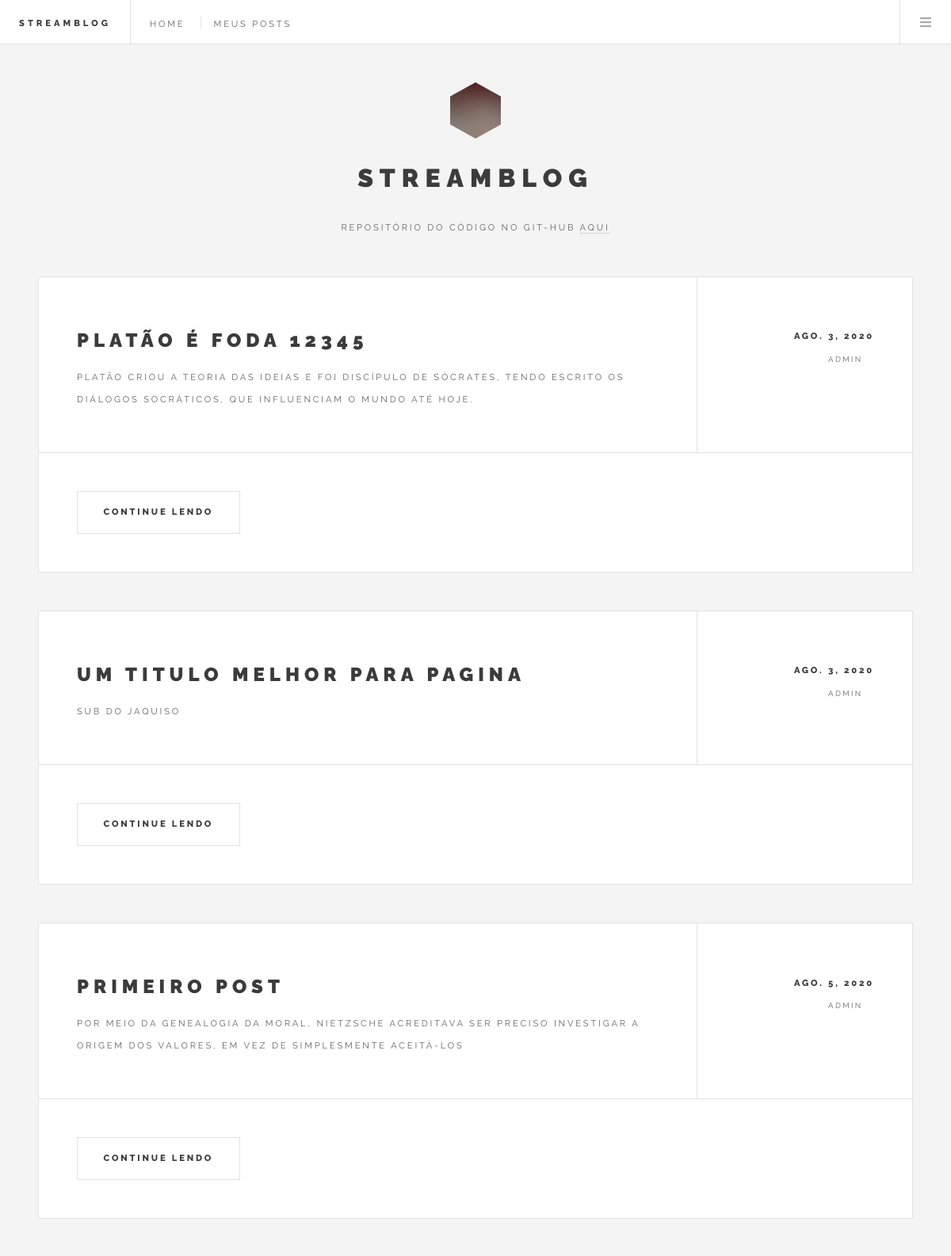
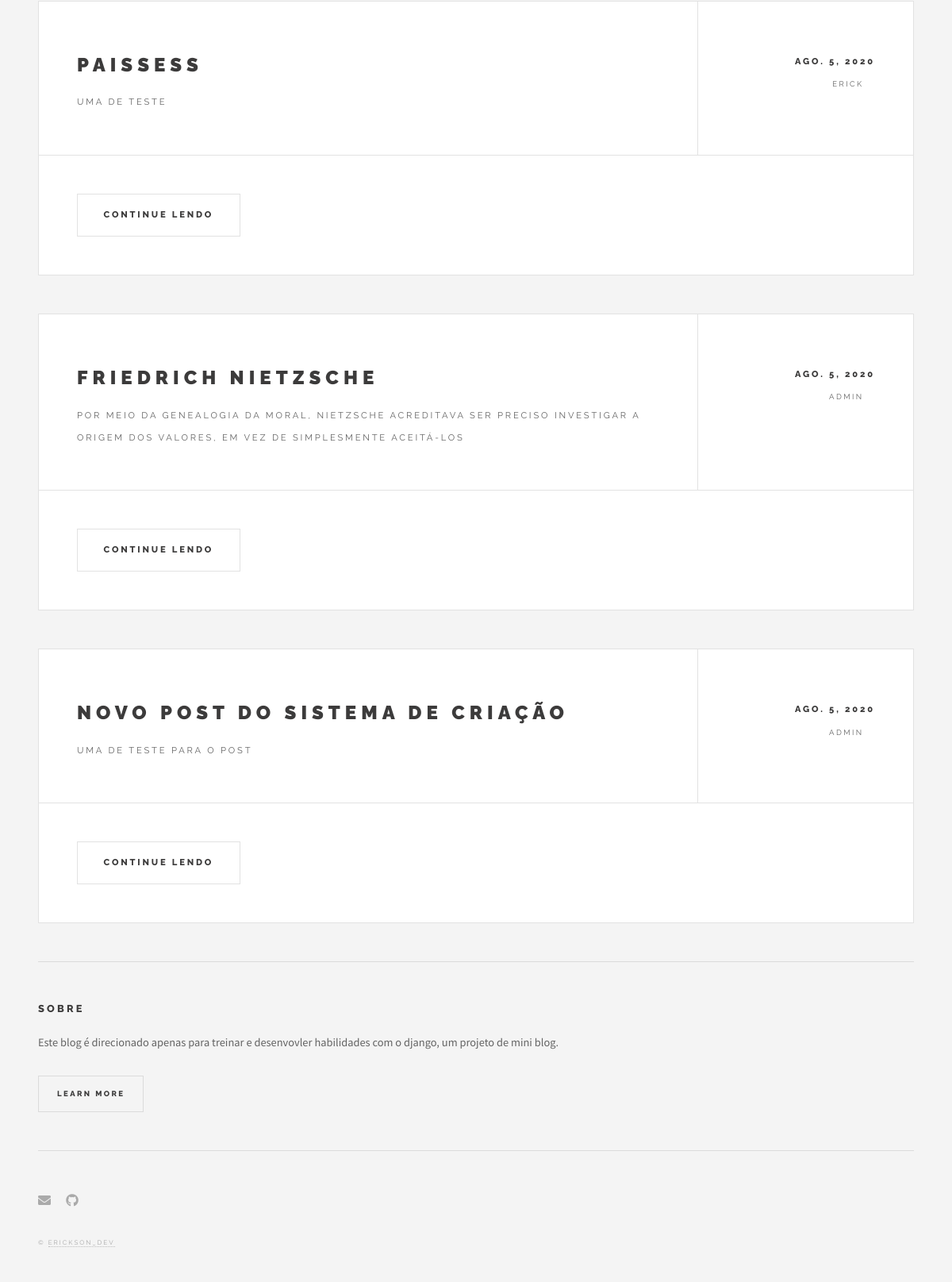
The app's page / (signed in) with its own data (2 pictures, top to bottom).
### website/models.py (models this page shows, shortened)
class Post(models.Model):
    title = models.CharField(max_length=60)
    sub_title = models.CharField(max_length=255)
    content = models.TextField()
    user = models.ForeignKey(User, on_delete=models.PROTECT)
    date_post = models.DateField(auto_now_add=True)

### website/views.py (the view)
# urls.py: path('', home, name='home'),
def home(request):
    posts = Post.objects.all()
    return render(request, 'blog/home.html', {'posts': posts})

### templates/blog/home.html (shortened to what this page needs)
{% extends 'layout.html' %}
{% load static %}
{% block content %}
<div id="main">
	{% for post in posts %}
		<article class="post">
			<header>
				<div class="title">
					<h2><a href="{% url 'single' post.id %}">{{ post.title }}</a></h2>
					<p>{{ post.sub_title }}</p>
				</div>
				<div class="meta">
					<time class="published" datetime="2015-11-01">{{ post.date_post }}</time>
					<a href="#" class="author">{{ post.user }}</a>
				</div>
			</header>
			<footer>
				<ul class="actions">
					<li><a href="{% url 'single' post.id %}" class="button large">Continue lendo</a></li>
				</ul>
			</footer>
		</article>
	{% endfor %}
</div>
{% endblock %}

### records on screen
Post: title "PLATÃO É FODA 12345", sub_title "PLATÃO CRIOU A TEORIA DAS IDEIAS E FOI DISCÍPULO DE SÓCRATES, TENDO ESCRITO OS DIÁLOGOS SOCRÁTICOS, QUE INFLUENCIAM O MUNDO ATÉ HOJE.", date_post "AGO. 3, 2020", user "ADMIN"
Post: title "UM TITULO MELHOR PARA PAGINA", sub_title "SUB DO JAQUISO", date_post "AGO. 3, 2020", user "ADMIN"
Post: title "PRIMEIRO POST", sub_title "POR MEIO DA GENEALOGIA DA MORAL, NIETZSCHE ACREDITAVA SER PRECISO INVESTIGAR A ORIGEM DOS VALORES, EM VEZ DE SIMPLESMENTE ACEITÁ-LOS", date_post "AGO. 5, 2020", user "ADMIN"
Post: title "PAISSESS", sub_title "UMA DE TESTE", date_post "AGO. 5, 2020", user "ERICK"
Post: title "FRIEDRICH NIETZSCHE", sub_title "POR MEIO DA GENEALOGIA DA MORAL, NIETZSCHE ACREDITAVA SER PRECISO INVESTIGAR A ORIGEM DOS VALORES, EM VEZ DE SIMPLESMENTE ACEITÁ-LOS", date_post "AGO. 5, 2020", user "ADMIN"
Post: title "NOVO POST DO SISTEMA DE CRIAÇÃO", sub_title "UMA DE TESTE PARA O POST", date_post "AGO. 5, 2020", user "ADMIN"
